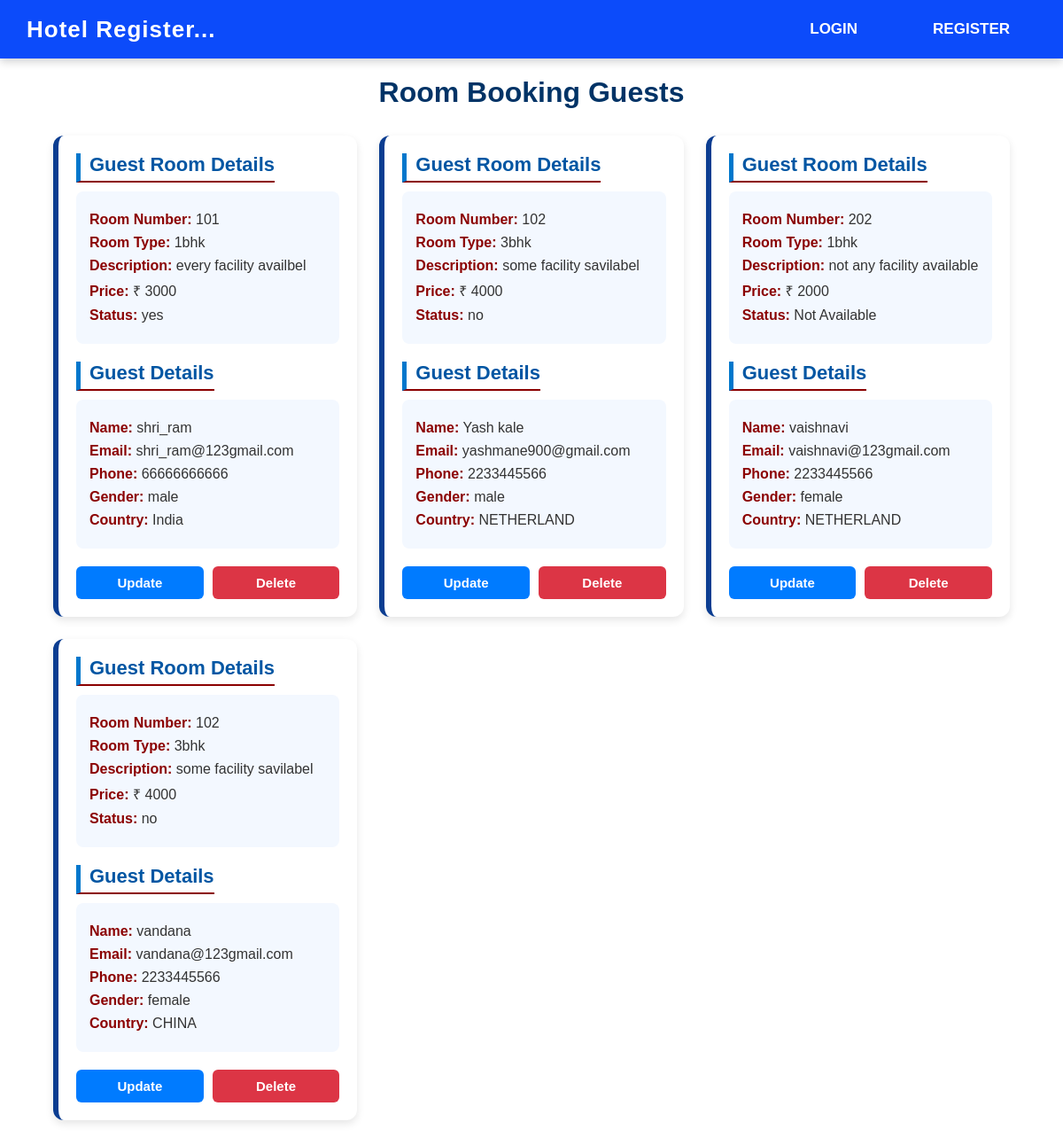
/booking/, run on an earlier commit of the app's database.
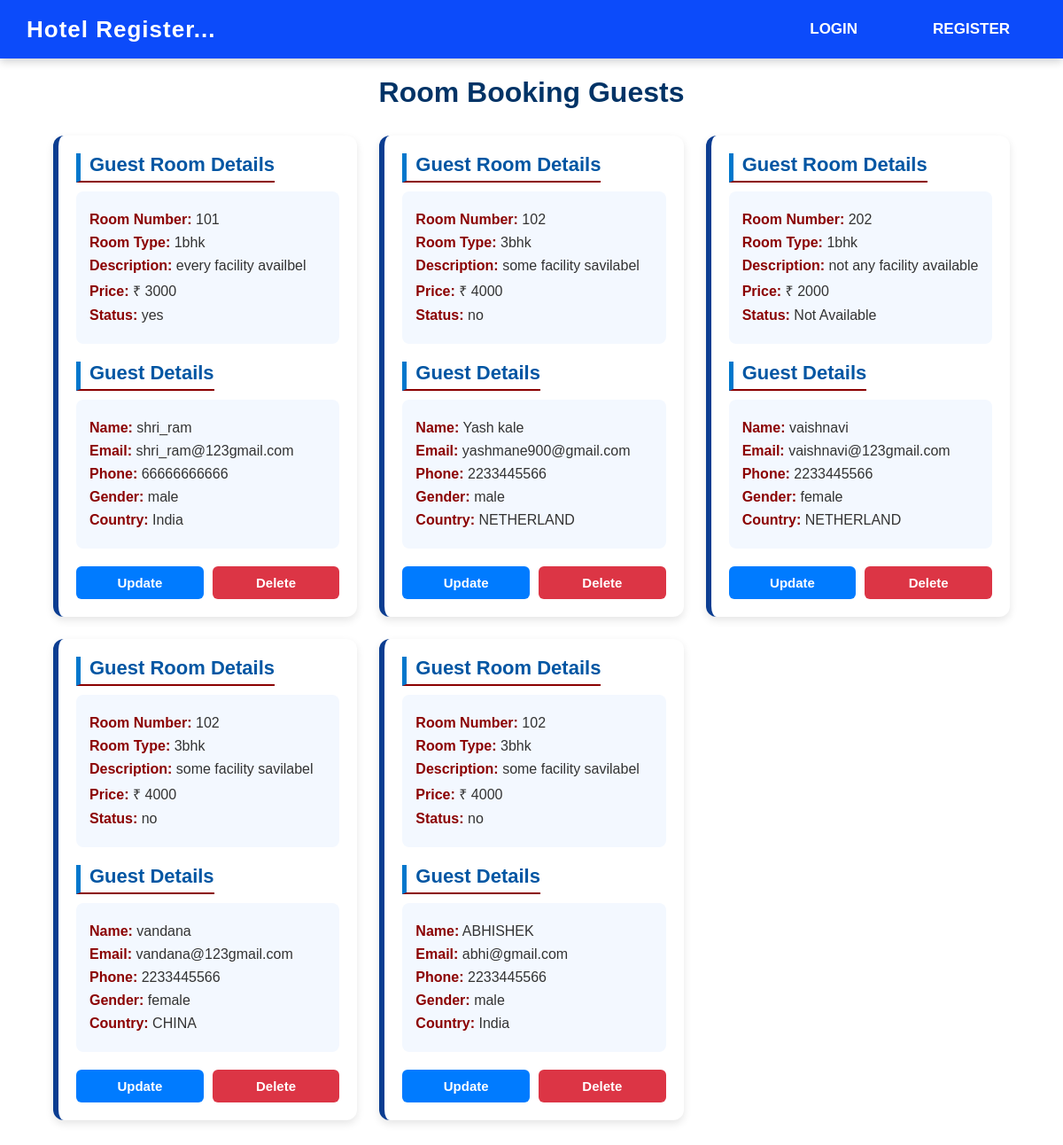
And on a later commit of the database.
### base/models.py (models this page shows)
class Guest(models.Model):
    room_number = models.CharField(max_length=20)
    room_type = models.CharField(max_length=30)
    room_desc = models.CharField(max_length=30)
    price_per_night = models.CharField(max_length=20)
    is_available = models.CharField(max_length=10)
    name = models.CharField(max_length=30)
    email = models.EmailField()
    phone_number = models.IntegerField()
    gender = models.CharField(max_length=20)
    country = models.CharField(max_length=20)

### base/views.py (the view)
# urls.py: path("booking/",booking,name='booking'),
def booking(request):
    data = Guest.objects.all()
    return render(request,'booking.html',{'data':data})

### base/templates/booking.html (shortened to what this page needs)
{% extends 'main.html' %}
{% block content %}
<h1 class="title">Room Booking Guests</h1>
<div class="guest-container">
    {% for i in data %}
    <div class="guest-card">
        <h2 class="section-title">Guest Room Details</h2>
        <div class="info-box">
            <p><strong>Room Number:</strong> {{ i.room_number }}</p>
            <p><strong>Room Type:</strong> {{ i.room_type }}</p>
            <p><strong>Description:</strong> {{ i.room_desc }}</p>
            <p><strong>Price:</strong> ₹ {{ i.price_per_night }}</p>
            <p><strong>Status:</strong> {{ i.is_available }}</p>
        </div>
        <h2 class="section-title">Guest Details</h2>
        <div class="info-box">
            <p><strong>Name:</strong> {{ i.name }}</p>
            <p><strong>Email:</strong> {{ i.email }}</p>
            <p><strong>Phone:</strong> {{ i.phone_number }}</p>
            <p><strong>Gender:</strong> {{ i.gender }}</p>
            <p><strong>Country:</strong> {{ i.country }}</p>
        </div>
        <div class="btn-group">
            <a href="{% url 'update' i.id %}" class="btn update">Update</a>
            <a href="{% url 'delete' i.id %}" class="btn delete">Delete</a>
        </div>
    </div>
    {% endfor %}
</div>
{% endblock %}

### templates/main.html (shortened to what this page needs)
{% load static %}
<!DOCTYPE html>
<html lang="en">
<head>
    <link rel="stylesheet" href="{% static 'style.css' %}">
</head>
<body>
    {% include 'nav.html' %}
    {% block content %}
    {% endblock %}
</body>
</html>

### templates/nav.html (shortened to what this page needs)
<nav class="nav">
    {% if user.is_authenticated %}
    <div class="logo">
        <h1>Hotel Booking...</h1>
    </div>
    <div class="links">
        <a href="{% url 'home' %}">HOME</a>
        <a href="{% url 'history' %}">HISTORY</a>
        <a href="{% url 'add_room' %}">ADD ROOM</a>
        <a href="{% url 'booking' %}">BOOKING</a>
        <a href="{% url 'logout_' %}">LOGOUT</a>
        <a href="{% url 'profile' %}">PROFILE</a>
    </div>
    {% else %}
    <div class="logo">
        <h1>Hotel Register...</h1>
    </div>
    <div class="links">
        <a href="{% url 'login_' %}">LOGIN</a>
        <a href="{% url 'register' %}">REGISTER</a>
    </div>
    {% endif %}
</nav>

### static/style.css (style rules this page uses)
* { padding:0; margin: 0; box-sizing: border-box; }
.nav { width: 100%; background: #1a1a1a; padding: 15px 40px; display: flex; justify-content: space-between; align-items: center; position: sticky; top: 0; z-index: 999; }
.logo h1 { margin: 0; color: #ffffff; font-size: 28px; letter-spacing: 2px; }
.links a { color: #ffffff; text-decoration: none; margin: 0 15px; font-size: 18px; transition: 0.3s; }
* { margin: 0; padding: 0; box-sizing: border-box; font-family: "Poppins", sans-serif; }
.title { text-align: center; margin: 30px 0; font-size: 36px; font-weight: 700; color: #0b3d91; }
.title { text-align: center; margin: 30px 0; font-size: 36px; color: #0b3d91; font-weight: 700; }
.guest-container { width: 90%; margin: auto; display: grid; grid-template-columns: repeat(auto-fit, minmax(330px, 1fr)); gap: 30px; padding-bottom: 40px; }
.guest-card { background: white; padding: 25px; border-radius: 15px; border-left: 6px solid #0b3d91; box-shadow: 0 6px 15px rgba(0,0,0,0.1); transition: 0.3s; }
.section-title { font-size: 22px; margin-bottom: 8px; color: #0b3d91; border-bottom: 2px solid #0b3d91; display: inline-block; padding-bottom: 4px; }
.info-box { background: #f2f7ff; padding: 15px; border-radius: 10px; margin-bottom: 20px; }
.info-box p { margin-bottom: 6px; color: #444; font-size: 15px; }
.info-box strong { color: #0b3d91; }
.btn-group { display: flex; gap: 10px; }
.btn { display: inline-block; padding: 10px 16px; text-decoration: none; font-weight: 600; border-radius: 10px; text-align: center; width: 100%; transition: 0.3s ease; }
.update { background: #0b3d91; color: white; }
.delete { background: #d11a2a; color: white; }
.title { text-align: center; margin: 30px 0; font-size: 36px; font-weight: 700; color: #8b0000; }
.section-title { font-size: 20px; margin-bottom: 10px; color: #8b0000; font-weight: bold; border-bottom: 2px solid #8b0000; display: inline-block; padding-bottom: 5px; }
.info-box { background: #fff4f4; padding: 15px; border-radius: 10px; margin-bottom: 20px; }
.info-box p { margin-bottom: 7px; font-size: 15px; color: #444; }
.info-box strong { color: #8b0000; }
.btn-group { display: flex; gap: 10px; margin-top: 15px; }
.btn { flex: 1; padding: 12px; text-align: center; text-decoration: none; font-weight: 600; border-radius: 12px; transition: 0.3s ease; color: white; }
.delete { background: #b30000; }

### base/templates/booking.html (style rules this page uses)
.title { text-align: center; font-size: 32px; margin-top: 20px; color: #003366; font-weight: bold; }
.guest-container { width: 90%; margin: auto; margin-top: 30px; display: grid; grid-template-columns: repeat(auto-fit, minmax(320px, 1fr)); gap: 25px; }
.guest-card { background: #ffffff; padding: 20px; border-radius: 12px; box-shadow: 0 4px 10px rgba(0,0,0,0.1); transition: 0.3s; }
.section-title { margin-bottom: 10px; font-size: 22px; color: #0056a3; border-left: 5px solid #0077cc; padding-left: 10px; }
.info-box { background: #f3f8ff; padding: 15px; margin-bottom: 20px; border-radius: 8px; }
.info-box p { margin: 8px 0; font-size: 16px; color: #333; }
.btn-group { display: flex; justify-content: space-between; margin-top: 10px; }
.btn { text-decoration: none; padding: 10px 15px; border-radius: 6px; font-size: 15px; font-weight: bold; transition: 0.3s; text-align: center; width: 48%; display: inline-block; }
.update { background: #007bff; color: white; }
.delete { background: #dc3545; color: white; }

What changed in the data, as far as the page shows it:
added Guest: room_number "102", room_type "3bhk", room_desc "some facility savilabel", price_per_night "4000", is_available "no", name "ABHISHEK", email "abhi@gmail.com", phone_number "2233445566", gender "male", country "India"
